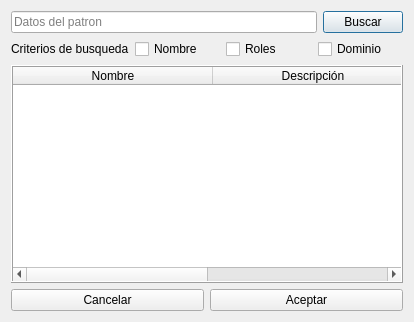
<?xml version="1.0" encoding="UTF-8"?>
<ui version="4.0">
 <class>Search</class>
 <widget class="QDialog" name="Search">
  <property name="geometry">
   <rect>
    <x>0</x>
    <y>0</y>
    <width>414</width>
    <height>322</height>
   </rect>
  </property>
  <property name="windowTitle">
   <string>Dialog</string>
  </property>
  <layout class="QVBoxLayout" name="verticalLayout">
   <item>
    <layout class="QHBoxLayout" name="horizontalLayout">
     <item>
      <widget class="QLineEdit" name="le_datos">
       <property name="placeholderText">
        <string>Datos del patron</string>
       </property>
      </widget>
     </item>
     <item>
      <widget class="QPushButton" name="pb_buscar">
       <property name="text">
        <string>Buscar</string>
       </property>
       <property name="icon">
        <iconset theme="system-search">
         <normaloff>.</normaloff>.</iconset>
       </property>
       <property name="flat">
        <bool>false</bool>
       </property>
      </widget>
     </item>
    </layout>
   </item>
   <item>
    <layout class="QHBoxLayout" name="horizontalLayout_2">
     <item>
      <widget class="QLabel" name="lb_criterios">
       <property name="text">
        <string>Criterios de busqueda</string>
       </property>
      </widget>
     </item>
     <item>
      <widget class="QCheckBox" name="cb_nombre">
       <property name="text">
        <string>Nombre</string>
       </property>
      </widget>
     </item>
     <item>
      <widget class="QCheckBox" name="cb_roles">
       <property name="text">
        <string>Roles</string>
       </property>
      </widget>
     </item>
     <item>
      <widget class="QCheckBox" name="cb_dominio">
       <property name="text">
        <string>Dominio</string>
       </property>
      </widget>
     </item>
    </layout>
   </item>
   <item>
    <widget class="QTableWidget" name="tw_listaPatrones">
     <property name="tabletTracking">
      <bool>false</bool>
     </property>
     <property name="layoutDirection">
      <enum>Qt::LeftToRight</enum>
     </property>
     <property name="autoFillBackground">
      <bool>false</bool>
     </property>
     <property name="frameShape">
      <enum>QFrame::Box</enum>
     </property>
     <property name="frameShadow">
      <enum>QFrame::Raised</enum>
     </property>
     <property name="lineWidth">
      <number>1</number>
     </property>
     <property name="verticalScrollBarPolicy">
      <enum>Qt::ScrollBarAsNeeded</enum>
     </property>
     <property name="autoScrollMargin">
      <number>16</number>
     </property>
     <property name="showGrid">
      <bool>true</bool>
     </property>
     <property name="gridStyle">
      <enum>Qt::DashDotLine</enum>
     </property>
     <property name="sortingEnabled">
      <bool>false</bool>
     </property>
     <property name="wordWrap">
      <bool>true</bool>
     </property>
     <property name="cornerButtonEnabled">
      <bool>true</bool>
     </property>
     <property name="rowCount">
      <number>0</number>
     </property>
     <property name="columnCount">
      <number>2</number>
     </property>
     <attribute name="horizontalHeaderVisible">
      <bool>true</bool>
     </attribute>
     <attribute name="horizontalHeaderCascadingSectionResizes">
      <bool>false</bool>
     </attribute>
     <attribute name="horizontalHeaderMinimumSectionSize">
      <number>200</number>
     </attribute>
     <attribute name="horizontalHeaderDefaultSectionSize">
      <number>200</number>
     </attribute>
     <attribute name="horizontalHeaderHighlightSections">
      <bool>false</bool>
     </attribute>
     <attribute name="horizontalHeaderShowSortIndicator" stdset="0">
      <bool>false</bool>
     </attribute>
     <attribute name="horizontalHeaderStretchLastSection">
      <bool>true</bool>
     </attribute>
     <attribute name="verticalHeaderVisible">
      <bool>false</bool>
     </attribute>
     <attribute name="verticalHeaderCascadingSectionResizes">
      <bool>false</bool>
     </attribute>
     <attribute name="verticalHeaderMinimumSectionSize">
      <number>0</number>
     </attribute>
     <attribute name="verticalHeaderDefaultSectionSize">
      <number>0</number>
     </attribute>
     <attribute name="verticalHeaderHighlightSections">
      <bool>false</bool>
     </attribute>
     <attribute name="verticalHeaderStretchLastSection">
      <bool>false</bool>
     </attribute>
     <column>
      <property name="text">
       <string>Nombre</string>
      </property>
     </column>
     <column>
      <property name="text">
       <string>Descripción</string>
      </property>
     </column>
    </widget>
   </item>
   <item>
    <layout class="QHBoxLayout" name="horizontalLayout_3">
     <item>
      <widget class="QPushButton" name="pb_crearPatron">
       <property name="text">
        <string>Cancelar</string>
       </property>
      </widget>
     </item>
     <item>
      <widget class="QPushButton" name="pb_verPatron">
       <property name="text">
        <string>Aceptar</string>
       </property>
      </widget>
     </item>
    </layout>
   </item>
  </layout>
 </widget>
 <resources/>
 <connections/>
</ui>
